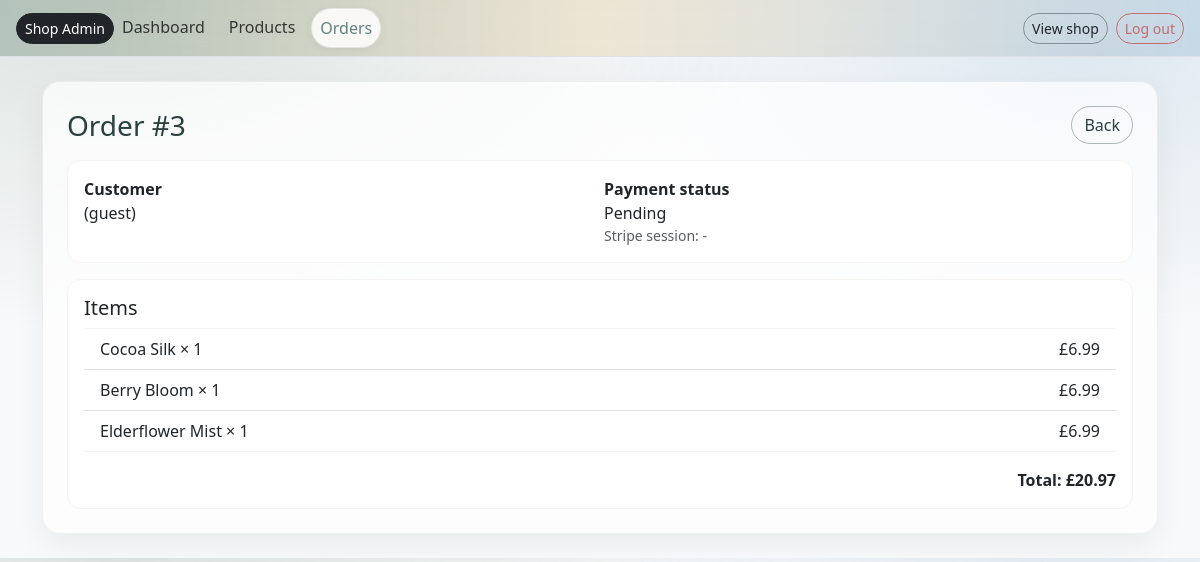
The page /owner/orders/3/ (signed in) on the database its author committed.
### checkout/models.py (models this page shows, shortened)
class Order(models.Model):
    PENDING = "PENDING"
    PAID = "PAID"
    FAILED = "FAILED"
    NEW = "NEW"
    DISPATCHED = "DISPATCHED"
    DELIVERED = "DELIVERED"
    CANCELLED = "CANCELLED"
    STATUS_CHOICES = [
        (PENDING, "Pending"),
        (PAID, "Paid"),
        (FAILED, "Failed"),
    ]
    FULFILMENT_CHOICES = [
        (NEW, "New"),
        (DISPATCHED, "Dispatched"),
        (DELIVERED, "Delivered"),
        (CANCELLED, "Cancelled"),
    ]
    user = models.ForeignKey(
        settings.AUTH_USER_MODEL,
        on_delete=models.SET_NULL,
        null=True,
        blank=True,
        related_name="orders",
    )
    full_name = models.CharField(max_length=100, blank=True)
    email = models.EmailField(blank=True)
    address_line1 = models.CharField(max_length=255, blank=True)
    address_line2 = models.CharField(max_length=255, blank=True)
    city = models.CharField(max_length=100, blank=True)
    postcode = models.CharField(max_length=20, blank=True)
    status = models.CharField(
        max_length=10,
        choices=STATUS_CHOICES,
        default=PENDING,
    )
    total = models.DecimalField(max_digits=8, decimal_places=2)
    stripe_session_id = models.CharField(max_length=255, blank=True)
    created_at = models.DateTimeField(auto_now_add=True)
    stock_deducted = models.BooleanField(default=False)
    fulfilment_status = models.CharField(
        max_length=12,
        choices=FULFILMENT_CHOICES,
        default=NEW,
    )
    dispatched_at = models.DateTimeField(null=True, blank=True)
    delivered_at = models.DateTimeField(null=True, blank=True)
    cancelled_at = models.DateTimeField(null=True, blank=True)

class OrderItem(models.Model):
    order = models.ForeignKey(
        Order, on_delete=models.CASCADE, related_name="items")
    product = models.ForeignKey(Product, on_delete=models.PROTECT)
    qty = models.PositiveIntegerField()
    unit_price = models.DecimalField(max_digits=8, decimal_places=2)
    def subtotal(self):
        return self.qty * self.unit_price

### catalog/models.py (models this page shows, shortened)
class Product(models.Model):
    title = models.CharField(max_length=160)
    slug = models.SlugField(max_length=180, unique=True, blank=True)
    description = models.TextField(blank=True)
    scent = models.CharField(max_length=50, help_text="e.g. Lavender, Citrus")
    weight_g = models.PositiveIntegerField(help_text="Net weight in grams")
    price = models.DecimalField(max_digits=6, decimal_places=2)
    stock_qty = models.PositiveIntegerField(default=0)
    active = models.BooleanField(default=True)
    created_at = models.DateTimeField(auto_now_add=True)
    tags = models.CharField(
        max_length=250,
        blank=True,
        help_text="Comma-separated tags, e.g. winter, woody, refillable"
    )
    class Meta:
        ordering = ["title"]

### owner/views.py (the view)
# urls.py: path("orders/<int:order_id>/", views.order_detail, name="owner_order_detail"),
@staff_member_required
def order_detail(request, order_id):
    order = get_object_or_404(Order, pk=order_id)
    return render(request, "owner/order_detail.html", {"order": order})

### cart/context_processors.py (called while the page is built)
def cart_count(request):
    cart = get_or_create_cart(request)
    try:
        count = sum(i.qty for i in cart.items.all())
    except Exception:
        count = 0
    return {"cart_count": count}

### cart/utils.py (called while the page is built)
def get_or_create_cart(request):
    if not request.session.session_key:
        request.session.create()
    request.session.set_expiry(60 * 60 * 24 * 14)
    session_key = request.session.session_key
    if request.user.is_authenticated:
        cart, _ = Cart.objects.get_or_create(
            user=request.user,
            defaults={"session_key": session_key},
        )
    else:
        cart, _ = Cart.objects.get_or_create(
            user=None,
            session_key=session_key,
        )
    return cart

### owner/templates/owner/order_detail.html (shortened to what this page needs)
{% extends "owner/base_owner.html" %}
{% block content %}
  <div class="d-flex justify-content-between align-items-center mb-3">
    <h1 class="h3 mb-0">Order #{{ order.id }}</h1>
    <a class="btn btn-outline-secondary" href="{% url 'owner:owner_orders' %}">Back</a>
  </div>
  <div class="card p-3 mb-3">
    <div class="row g-2">
      <div class="col-md-6">
        <div class="fw-semibold">Customer</div>
        <div>{{ order.full_name|default:"(guest)" }}</div>
      </div>
      <div class="col-md-6">
        <div class="fw-semibold">Payment status</div>
        <div>{{ order.get_status_display }}</div>
        <div class="text-muted small">Stripe session: {{ order.stripe_session_id|default:"-" }}</div>
      </div>
    </div>
  </div>
  <div class="card p-3">
    <h2 class="h5">Items</h2>
    <ul class="list-group list-group-flush">
      {% for item in order.items.all %}
        <li class="list-group-item d-flex justify-content-between">
          <span>{{ item.product.title }} × {{ item.qty }}</span>
          <span>£{{ item.subtotal }}</span>
        </li>
      {% endfor %}
    </ul>
    <div class="d-flex justify-content-end mt-3 fw-semibold">Total: £{{ order.total }}</div>
  </div>
{% endblock %}

### static/css/base-admin.css (style rules this page uses)
:root { --bb-primary: #5f7f6b; --bb-secondary: #8f8a83; --bb-success: #6f9e7a; --bb-warning: #e3b35a; --bb-danger: #c46a6a; --bb-info: #7aa6c9; --bb-bg-soft: rgba(255, 255, 255, .85); --bb-border-soft: rgba(0, 0, 0, .08); --bb-shadow-soft: 0 12px 30px rgba(0, 0, 0, .06); }
body.bb-admin { background: radial-gradient(1200px 600px at 10% 0%, rgba(95, 127, 107, .18), transparent 55%), radial-gradient(900px 500px at 90% 10%, rgba(122, 166, 201, .20), transparent 55%), #f8f9fa; }
.btn-outline-secondary { background: var(--aa-primary); border-color: var(--aa-primary); color: #fff; }

### static/css/base-user.css (style rules this page uses)
:root { --bb-btn-radius: 20px; --bb-primary: #618280; --bb-primary-dark: #29403e; --bb-cream: #f6f4f0; --bb-text: #333333; --bb-radius-pill: 999px; --bb-focus: rgba(97, 130, 128, 0.35); --bb-nav-bg: #6D8675; --bb-nav-text: #f6f4f0; --bb-nav-border: rgba(246, 244, 240, 0.18); --bb-nav-gap: 0.75rem; --bb-nav-height: 64px; --bb-nav-height-sm: 56px; --bb-logo-max: 90px; --bb-logo-max-sm: 90px; --bb-hit: 44px; --bb-radius: 12px; --bb-ink: #29403e; --bb-r-lg: 28px; --bb-r-md: 24px; --bb-r-sm: 20px; --bb-gap-lg: 28px; --bb-gap-md: 18px; --bb-gap-sm: 16px; --bb-glass-bg: rgba(255,255,255,0.28); --bb-glass-bg-dark: rgba(151,146,146,0.62); --bb-glass-blur: 10px; --bb-shadow: 0 20px 40px rgba(0,0,0,0.18); }
body { background-color: var(--bb-cream); color: var(--bb-text); font-family: system-ui, -apple-system, BlinkMacSystemFont, "Segoe UI", sans-serif; }
h1, .h1, h2, .h2, h3, .h3 { color: var(--bb-primary-dark); }
a { color: var(--bb-primary-dark); }
.btn { border-radius: var(--bb-btn-radius); }
.btn-outline-secondary { color: var(--bb-primary-dark); border-color: rgba(41, 64, 62, 0.35); }
.card { border-radius: 0.85rem; border-color: var(--bb-cream); }

### rows shown on the page
Order: id "3", full_name "(guest)", status "Pending", stripe_session_id "-", total "20.97"
OrderItem: product "Cocoa Silk", qty "1", subtotal "6.99"
OrderItem: product "Berry Bloom", qty "1", subtotal "6.99"
OrderItem: product "Elderflower Mist", qty "1", subtotal "6.99"
